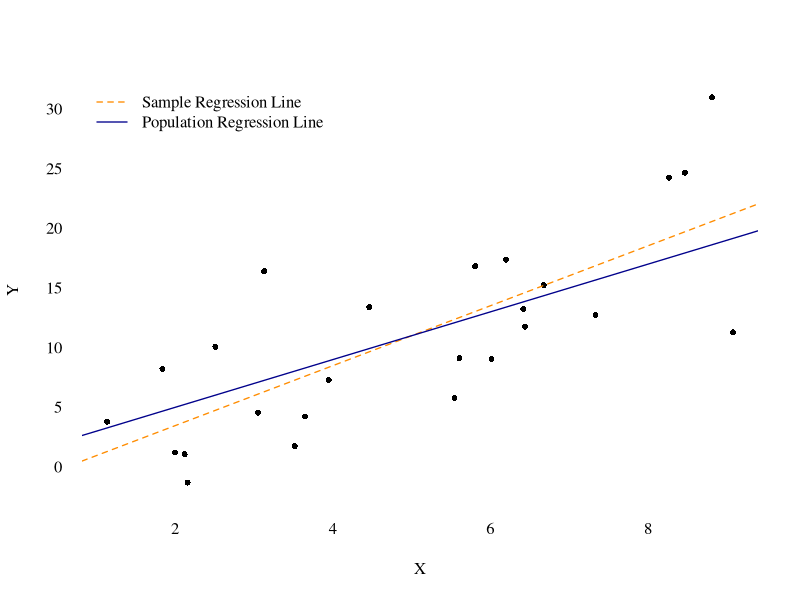
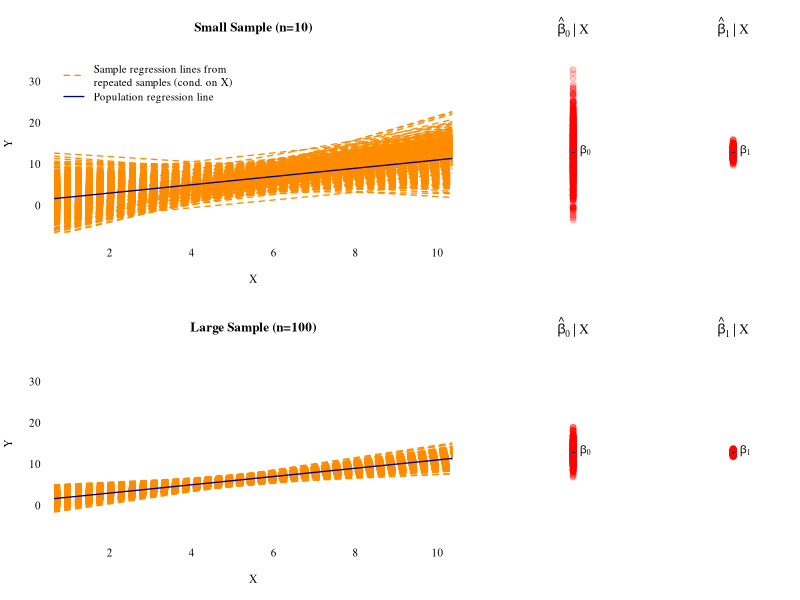

Write R code to recreate these figures, in order.
## ---- chunk 1
n     <- 25 # sample size
## simulate data
set.seed(3)
X     <- runif(n, min = 1, max = 10)
error <- rnorm(n, mean = 0, sd = 5)
beta0 <- 1
beta1 <- 2
Y     <- beta0 + beta1 * X + error
## save simulated data as data frame
data_sim <- data.frame("Y" = Y, "X" = X)
## OLS fit
lm_obj   <- lm(Y~X, data = data_sim)
##
## Plot
par(family = "serif")
plot(x = data_sim$X, y = data_sim$Y, main="", axes=FALSE, 
     pch = 16, cex = 0.8, xlab = "X", ylab = "Y")
axis(1, tick = FALSE)
axis(2, tick = FALSE, las = 2)
abline(lm_obj, lty=2, lwd = 1.3, col="darkorange")
abline(a = beta0, b = beta1, lwd=1.3, col="darkblue")
legend("topleft",
       col=c("darkorange", "darkblue"), 
       legend = c("Sample Regression Line", 
                  "Population Regression Line"), 
       lwd=1.3, lty=c(2,1), bty="n")

## Estimates 
coef(lm_obj)
## ---- chunk 2
## Sample sizes
n_small      <-  10 # small sample size
n_large      <- 100 # large sample size

## True parameter values
beta0 <- 1
beta1 <- 1

## Generate explanatory variables (random design)
X_n_small  <- runif(n_small, min = 1, max = 10)
X_n_large  <- runif(n_large, min = 1, max = 10)

## Monte-Carlo (MC) Simulation 
## 1. Generate data
## 2. Compute and store estimates
## Repeat steps 1. and 2. many times
set.seed(3)
## Number of Monte Carlo repetitions
## How many samples to draw from the models
rep          <- 1000

## Containers to store the lm-results
n_small_list <- vector(mode = "list", length = rep)
n_large_list <- vector(mode = "list", length = rep)

for(r in 1:rep){
## Sampling from the model conditionally on X_n_small
error_n_small     <- rnorm(n_small, mean = 0, sd = 5)
Y_n_small         <- beta0 + beta1 * X_n_small + error_n_small
n_small_list[[r]] <- lm(Y_n_small ~ X_n_small)  
## Sampling from the model conditionally on X_n_large
error_n_large     <- rnorm(n_large, mean = 0, sd = 5)
Y_n_large         <- beta0 + beta1 * X_n_large + error_n_large
n_large_list[[r]] <- lm(Y_n_large ~ X_n_large)  
}

## Reading out the parameter estimates
beta0_estimates_n_small <- rep(NA, rep)
beta1_estimates_n_small <- rep(NA, rep)
beta0_estimates_n_large <- rep(NA, rep)
beta1_estimates_n_large <- rep(NA, rep)
for(r in 1:rep){
beta0_estimates_n_small[r] <- n_small_list[[r]]$coefficients[1]
beta1_estimates_n_small[r] <- n_small_list[[r]]$coefficients[2]
beta0_estimates_n_large[r] <- n_large_list[[r]]$coefficients[1]
beta1_estimates_n_large[r] <- n_large_list[[r]]$coefficients[2]
}
## ---- chunk 3
## Plotting the results
library("scales") # alpha() produces transparent colors

## Define a common y-axis range
y_range <- range(beta0_estimates_n_small,
                 beta1_estimates_n_small)*1.1

## Generate the plot
par(family = "serif") # Serif fonts
## Layout of plotting area
layout(matrix(c(1:6), 2, 3, byrow = TRUE), widths = c(3,1,1))
## Plot 1
plot(x=0, y=0, axes=FALSE, xlab="X", ylab="Y", type="n",
     xlim=c(1,10), ylim=c(-5,35), main="Small Sample (n=10)")
axis(1, tick = FALSE); axis(2, tick = FALSE, las = 2)
for(r in 1:rep){
abline(n_small_list[[r]], lty=2, lwd = 1.3, col="darkorange")
}
abline(a = beta0, b = beta1, lwd=1.3, col="darkblue")
legend("topleft", col=c("darkorange", "darkblue"), legend=c(
"Sample regression lines from\nrepeated samples (cond. on X)", 
                  "Population regression line"), 
       lwd=1.3, lty=c(2,1), bty="n")
## Plot 2
plot(x=rep(0,rep), y=beta0_estimates_n_small, axes=FALSE, 
     xlab="", ylab="", pch=19, cex=1.2, ylim=y_range,
  main=expression(hat(beta)[0]~'|'~X), col=alpha("red",0.2))
points(x = 0, y=beta0, pch="-", cex = 1.2, col="black")
text(x=0, y=beta0, labels = expression(beta[0]), pos = 4)
## Plot 3
plot(x=rep(0,rep), y=beta1_estimates_n_small, axes=FALSE, 
     xlab="", ylab="", pch=19, cex=1.2, ylim=y_range,
  main=expression(hat(beta)[1]~'|'~X), col=alpha("red",0.2))
points(x = 0, y=beta1, pch="-", cex = 1.2, col="black")
text(x=0, y=beta1, labels = expression(beta[1]), pos = 4)
## Plot 4
plot(x=0, y=0, axes=FALSE, xlab="X", ylab="Y", type="n",
     xlim=c(1,10), ylim=c(-5,35), main="Large Sample (n=100)")
axis(1, tick = FALSE); axis(2, tick = FALSE, las = 2)
for(r in 1:rep){
abline(n_large_list[[r]], lty=2, lwd = 1.3, col="darkorange")
}
abline(a = beta0, b = beta1, lwd=1.3, col="darkblue")
## Plot 5
plot(x=rep(0,rep), y=beta0_estimates_n_large, axes=FALSE, 
     xlab="", ylab="", pch=19, cex=1.2, ylim=y_range,
  main=expression(hat(beta)[0]~'|'~X), col=alpha("red",0.2))
points(x = 0, y=beta0, pch="-", cex = 1.2, col="black")
text(x=0, y=beta0, labels = expression(beta[0]), pos = 4)
## Plot 6
plot(x=rep(0,rep), y=beta1_estimates_n_large, axes=FALSE, 
     xlab="", ylab="", pch=19, cex=1.2, ylim=y_range,
  main=expression(hat(beta)[1]~'|'~X), col=alpha("red",0.2))
points(x=0, y=beta1, pch="-", cex = 1.2, col="black")
text(x=0, y=beta1, labels = expression(beta[1]), pos = 4)
